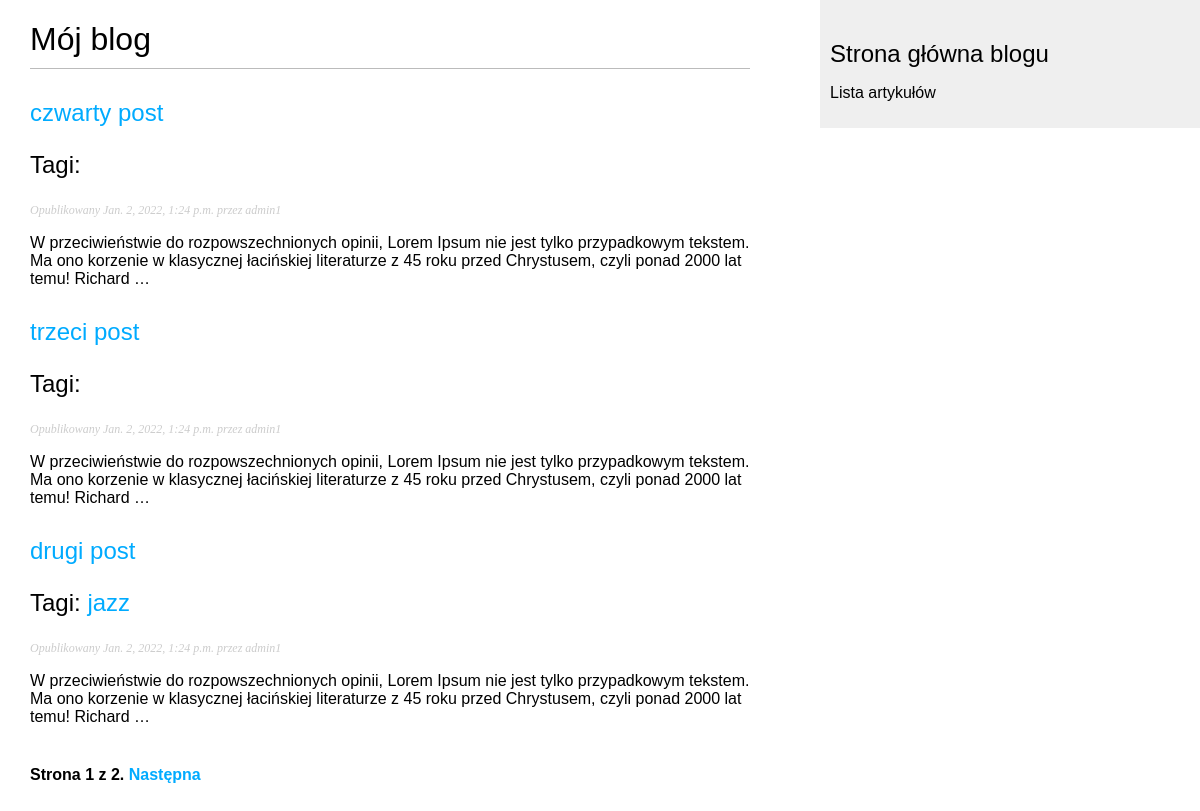
Screenshot of /blog/ with the database file from the repository.
### blog/models.py (models this page shows, shortened)
class Post(models.Model):
    STATUS_CHOICES = (
        ('draft', 'Draft'),
        ('published', 'Published')
    )
    title = models.CharField(max_length=100)
    slug = models.SlugField(max_length=250,
                            unique_for_date='publish', )
    body = models.TextField()
    author = models.ForeignKey(User,
                               on_delete=models.CASCADE,
                               related_name='post_list')
    publish = models.DateTimeField(default=timezone.now)
    created = models.DateTimeField(auto_now_add=True)
    updated = models.DateTimeField(auto_now=True)
    status = models.CharField(max_length=10,
                              choices=STATUS_CHOICES,
                              default='draft')
    objects = models.Manager()
    published = PublishedManager()
    tags = TaggableManager()
    class Meta:
        ordering = ('-publish',)
    def get_absolute_url(self):
        return reverse('blog:post_detail',
                       args=[self.publish.year,
                             self.publish.strftime('%m'),
                             self.publish.strftime('%d'),
                             self.slug])

### blog/views.py (the view)
# urls.py: path('', views.post_list, name='post_list'),
def post_list(request, tag_slug=None):
    object_list = Post.published.all()
    tag = None
    if tag_slug:
        tag = get_object_or_404(taggit.Tag, slug=tag_slug)
        object_list = object_list.filter(tags__in=[tag])
    paginator = Paginator(object_list, 3)
    page = request.GET.get('page')
    try:
        posts = paginator.page(page)
    except PageNotAnInteger:
        posts = paginator.page(1)
    except EmptyPage:
        posts = paginator.page(paginator.num_pages)
    return render(request,
                  'blog/post/list.html',
                  {'page': page,
                   'posts': posts,
                   'tag': tag})

### blog/models.py (called while the page is built)
    def get_queryset(self):
        return super(PublishedManager,
                     self).get_queryset() \
            .filter(status='published')

### blog/templates/blog/post/list.html (shortened to what this page needs)
{% extends "blog/base.html" %}
{% block content %}
    <h1>Mój blog</h1>
        {% for post in posts %}
            <h2>
                <a href="{{ post.get_absolute_url }}">
                    {{ post.title }}
                </a>
                <p class="tags">
                    Tagi:
                    {% for tag in post.tags.all %}
                        <a href="{% url 'blog:post_list_by_tag' tag.slug %}">
                            {{ tag.name }}
                        </a>
                    {% endfor %}
                </p>
            </h2>
            <p class="date">
                Opublikowany {{ post.publish }} przez {{ post.author }}
            </p>
            {{ post.body|truncatewords:30|linebreaks }}
        {% endfor %}
    {% include "pagination.html" with page=posts %}
{% endblock %}

### blog/templates/blog/base.html (shortened to what this page needs)
{% load static %}
<!DOCTYPE html>
<html>
<head>
  <link href="{% static 'css/blog.css' %}" rel="stylesheet">
</head>
<body>
  <div id="content">
    {% block content %}
    {% endblock %}
  </div>
  <div id="sidebar">
    <h2>Strona główna blogu</h2>
    <p>Lista artykułów</p>
  </div>
</body>
</html>

### blog/templates/pagination.html (shortened to what this page needs)
<div class="pagination">
    <span class="step-links">
        <span class="current">
            Strona {{ page.number }} z {{ page.paginator.num_pages }}.
        </span>
            {% if page.has_next %}
                <a href="?page={{ page.next_page_number }}">Następna</a>
            {% endif %}
    </span>
</div>

### blog/static/css/blog.css (style rules this page uses)
body { margin:0; padding:0; font-family:helvetica, sans-serif; }
a { color:#00abff; text-decoration:none; }
h1 { font-weight:normal; border-bottom:1px solid #bbb; padding:0 0 10px 0; }
h2 { font-weight:normal; margin:30px 0 0; }
#content { float:left; width:60%; padding:0 0 0 30px; }
#sidebar { float:right; width:30%; padding:10px; background:#efefef; height:100%; }
p.date { color:#ccc; font-family: georgia, serif; font-size: 12px; font-style: italic; }
.pagination { margin:40px 0; font-weight:bold; }

### rows the page displays
Post: title "czwarty post", publish "Jan. 2, 2022, 1:24 p.m.", author "admin1", body "W przeciwieństwie do rozpowszechnionych opinii, Lorem Ipsum nie jest tylko przypadkowym tekstem. Ma ono korzenie w klasycznej łacińskiej literaturze z 45 roku przed Chrystusem, czyli ponad 2000 lat temu! Richard …"
Post: title "trzeci post", publish "Jan. 2, 2022, 1:24 p.m.", author "admin1", body "W przeciwieństwie do rozpowszechnionych opinii, Lorem Ipsum nie jest tylko przypadkowym tekstem. Ma ono korzenie w klasycznej łacińskiej literaturze z 45 roku przed Chrystusem, czyli ponad 2000 lat temu! Richard …"
Post: title "drugi post", publish "Jan. 2, 2022, 1:24 p.m.", author "admin1", body "W przeciwieństwie do rozpowszechnionych opinii, Lorem Ipsum nie jest tylko przypadkowym tekstem. Ma ono korzenie w klasycznej łacińskiej literaturze z 45 roku przed Chrystusem, czyli ponad 2000 lat temu! Richard …"
Tag: name "jazz"

### other values shown
{{ page.number }} "1"
{{ page.paginator.num_pages }} "2"
